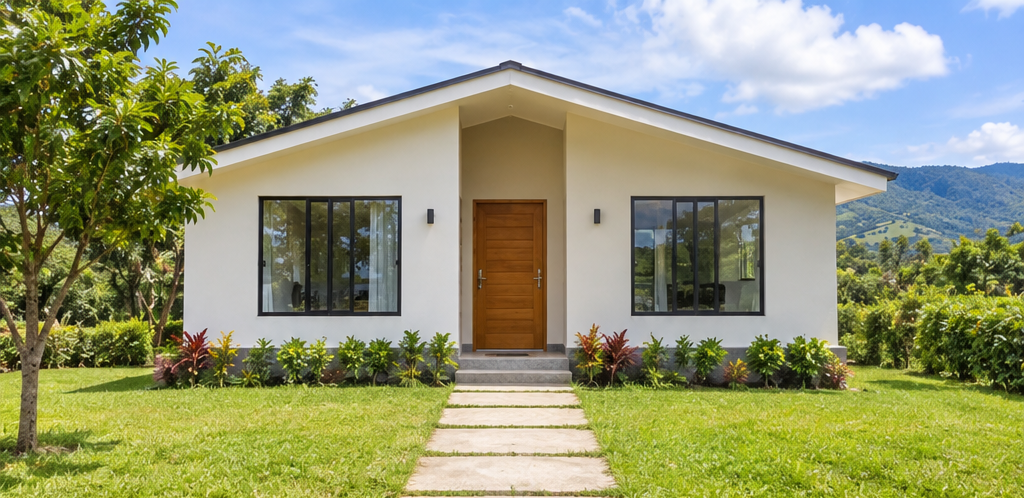
#> input picture ViModV4/Backend/imagenes vimod/Casas/Collage de tres casas modernas (1).png, 1024 x 498 px; its folder holds only this picture in this run
$ python preparar-imagenes.py
#> lines starting #> are read from the running program, lines starting #| are printed output that depends on the picture; after the words box and inside, x2 and y2 are one past the last pixel; in counts of white or black regions, pixels touching at a corner belong together
#!/usr/bin/env python3
"""Prepare local project and terrain card images from the original image sheets."""

from __future__ import annotations

import argparse
import hashlib
import io
import re
import sys
import unicodedata
from dataclasses import dataclass
from pathlib import Path
from typing import Iterable

from PIL import Image, ImageChops, ImageDraw, ImageOps, ImageStat


ROOT = Path(__file__).resolve().parents[2]
SOURCE_ROOT = ROOT / "Backend" / "imagenes vimod"
MAX_BYTES = 150 * 1024
TARGET_SIZE = (900, 300)
NEAR_WHITE = 245
WHITE_ROW_RATIO = 0.98
MIN_BAND_HEIGHT = 3
DUPLICATE_MEAN_DIFFERENCE = 1.5
RESAMPLING = Image.Resampling.LANCZOS


@dataclass
class Scene:
    source: Path
    scene_number: int
    normalized: Image.Image
    duplicate_of: str | None = None
    output_name: str | None = None
    status: str = "válida"


def image_files(folder: Path) -> list[Path]:
    supported = {".png", ".jpg", ".jpeg", ".webp"}
    return sorted(
        (path for path in folder.iterdir()
         if path.is_file() and path.suffix.lower() in supported),
        key=lambda path: (path.stat().st_mtime_ns, path.name.casefold()),
    )


def detect_white_bands(image: Image.Image) -> list[tuple[int, int]]:
    rgb = image.convert("RGB")
    red, green, blue = rgb.split()
    darkest_channel = ImageChops.darker(ImageChops.darker(red, green), blue)
    white_mask = darkest_channel.point(
        [0 if value < NEAR_WHITE else 255 for value in range(256)]
    )
    width, height = image.size
    white_rows = []
    for y in range(height):
        white_pixels = white_mask.crop((0, y, width, y + 1)).histogram()[255]
        white_rows.append(white_pixels / width > WHITE_ROW_RATIO)

    bands: list[tuple[int, int]] = []
    start: int | None = None
    for y, is_white in enumerate(white_rows + [False]):
        if is_white and start is None:
            start = y
        elif not is_white and start is not None:
            if y - start >= MIN_BAND_HEIGHT:
                bands.append((start, y))
            start = None
    return bands


def classify_image(image: Image.Image, bands: list[tuple[int, int]]) -> str:
    width, height = image.size
    if len(bands) >= 2:
        return "hoja de 3 escenas"
    if height > 1.8 * width:
        return "hoja de 3 escenas (tercios)"
    return "imagen única"


def scene_crops(image: Image.Image, bands: list[tuple[int, int]]) -> list[Image.Image]:
    width, height = image.size
    if len(bands) >= 2:
        separators = sorted(
            sorted(bands, key=lambda band: band[1] - band[0], reverse=True)[:2]
        )
        ranges = [
            (0, separators[0][0]),
            (separators[0][1], separators[1][0]),
            (separators[1][1], height),
        ]
        padding = 6
        return [
            image.crop((
                0,
                top + (padding if top > 0 else 0),
                width,
                bottom - (padding if bottom < height else 0),
            ))
            for top, bottom in ranges
        ]

    if height > 1.8 * width:
        first_cut = round(height / 3)
        second_cut = round(2 * height / 3)
        ranges = [(0, first_cut), (first_cut, second_cut), (second_cut, height)]
        padding = 10
        return [
            image.crop((
                0,
                top + (padding if top > 0 else 0),
                width,
                bottom - (padding if bottom < height else 0),
            ))
            for top, bottom in ranges
        ]
    return [image.copy()]


def crop_to_card_ratio(image: Image.Image) -> Image.Image:
    width, height = image.size
    if width <= 0 or height <= 0:
        raise ValueError("La escena tiene dimensiones vacías.")
    if width / height < 3:
        crop_height = max(1, round(width / 3))
        top = max(0, (height - crop_height) // 2)
        box = (0, top, width, min(height, top + crop_height))
    else:
        crop_width = max(1, round(height * 3))
        left = max(0, (width - crop_width) // 2)
        box = (left, 0, min(width, left + crop_width), height)
    return image.crop(box).resize(TARGET_SIZE, RESAMPLING)


def encoded_jpeg(image: Image.Image) -> bytes:
    for quality in range(82, 59, -1):
        buffer = io.BytesIO()
        image.convert("RGB").save(
            buffer, format="JPEG", quality=quality, optimize=True, progressive=True
        )
        data = buffer.getvalue()
        if len(data) <= MAX_BYTES:
            return data
    raise ValueError("La escena supera 150 KB incluso con calidad 60.")


def scene_signature(image: Image.Image) -> tuple[str, Image.Image]:
    thumbnail = image.convert("L").resize((96, 32), RESAMPLING)
    signature = hashlib.sha256(thumbnail.tobytes()).hexdigest()
    return signature, thumbnail


def is_duplicate(
    thumbnail: Image.Image,
    signature: str,
    previous: list[tuple[str, Image.Image, Scene]],
) -> Scene | None:
    for previous_signature, previous_thumbnail, previous_scene in previous:
        if signature == previous_signature:
            return previous_scene
        difference = ImageChops.difference(thumbnail, previous_thumbnail)
        if ImageStat.Stat(difference).mean[0] <= DUPLICATE_MEAN_DIFFERENCE:
            return previous_scene
    return None


def inventory(folder: Path) -> list[tuple[Path, int, int, str, str, list[tuple[int, int]]]]:
    result = []
    for path in image_files(folder):
        with Image.open(path) as image:
            width, height = image.size
            image_format = image.format or path.suffix.lstrip(".").upper()
            bands = detect_white_bands(image)
            result.append(
                (path, width, height, image_format, classify_image(image, bands), bands)
            )
    return result


def print_inventory(title: str, items: Iterable[tuple[Path, int, int, str, str, list[tuple[int, int]]]]) -> None:
    print(f"\nInventario: {title}")
    print("Archivo | Ancho x alto | Tipo | Franjas detectadas")
    for path, width, height, image_format, kind, bands in items:
        band_label = ", ".join(f"{start}-{end - 1}" for start, end in bands) or "ninguna"
        print(
            f"{path.name} ({image_format}) | {width} x {height} | "
            f"{kind} | {band_label}"
        )


def make_contact_sheet(scenes: list[Scene], destination: Path) -> None:
    columns = 3
    cell_width = 380
    image_width = 360
    image_height = 120
    label_height = 38
    margin = 10
    rows = max(1, (len(scenes) + columns - 1) // columns)
    sheet = Image.new(
        "RGB",
        (columns * cell_width, rows * (image_height + label_height + margin) + margin),
        "#f2f2f2",
    )
    draw = ImageDraw.Draw(sheet)
    for index, scene in enumerate(scenes, start=1):
        column = (index - 1) % columns
        row = (index - 1) // columns
        x = column * cell_width + margin
        y = row * (image_height + label_height + margin) + margin
        sheet.paste(
            scene.normalized.resize((image_width, image_height), RESAMPLING), (x, y)
        )
        source_label = unicodedata.normalize("NFKD", scene.source.name)
        source_label = source_label.encode("ascii", "ignore").decode("ascii")
        label = f"{index:02d}. {source_label} - escena {scene.scene_number}"
        if len(label) > 54:
            label = label[:51] + "..."
        draw.text((x, y + image_height + 4), label, fill="#111111")
    destination.parent.mkdir(parents=True, exist_ok=True)
    sheet.save(destination, format="PNG", optimize=True)


def process_category(
    category: str,
    source_folder: Path,
    output_folder: Path,
    prefix: str,
    maximum: int,
    contact_path: Path,
) -> None:
    all_scenes: list[Scene] = []
    for source in image_files(source_folder):
        with Image.open(source) as source_image:
            image = ImageOps.exif_transpose(source_image).convert("RGB")
            bands = detect_white_bands(image)
            for scene_number, crop in enumerate(scene_crops(image, bands), start=1):
                normalized = crop_to_card_ratio(crop)
                all_scenes.append(Scene(source, scene_number, normalized))

    unique_scenes: list[tuple[str, Image.Image, Scene]] = []
    output_scenes: list[Scene] = []
    for scene in all_scenes:
        signature, thumbnail = scene_signature(scene.normalized)
        duplicate = is_duplicate(thumbnail, signature, unique_scenes)
        if duplicate:
            scene.duplicate_of = duplicate.source.name + f" (escena {duplicate.scene_number})"
            scene.status = "duplicada"
            continue
        unique_scenes.append((signature, thumbnail, scene))
        if len(output_scenes) >= maximum:
            scene.status = f"sobrante (límite {maximum})"
            continue
        scene.output_name = f"{prefix}-{len(output_scenes) + 1}.jpg"
        output_scenes.append(scene)

    output_folder.mkdir(parents=True, exist_ok=True)
    for stale_output in output_folder.iterdir():
        if stale_output.is_file() and re.fullmatch(
            rf"{re.escape(prefix)}-\d+\.jpg", stale_output.name, re.IGNORECASE
        ):
            stale_output.unlink()

    for scene in output_scenes:
        data = encoded_jpeg(scene.normalized)
        (output_folder / scene.output_name).write_bytes(data)

    make_contact_sheet(all_scenes, contact_path)
    print(f"\n{category}: origen | escena | resultado")
    for scene in all_scenes:
        if scene.output_name:
            result = scene.output_name
        elif scene.duplicate_of:
            result = f"descartada: duplicada de {scene.duplicate_of}"
        else:
            result = scene.status
        print(f"{scene.source.name} | {scene.scene_number} | {result}")
    print(f"Hoja de contacto: {contact_path.relative_to(ROOT)}")


def main() -> int:
    parser = argparse.ArgumentParser(description=__doc__)
    parser.add_argument(
        "--inventory-only",
        action="store_true",
        help="Muestra medidas y clasificación sin crear o reemplazar salidas.",
    )
    options = parser.parse_args()
    categories = [
        (
            "casas",
            SOURCE_ROOT / "Casas",
            ROOT / "assets" / "img" / "proyectos",
            "casa",
            15,
            SOURCE_ROOT / "revision-casas.png",
        ),
        (
            "terrenos",
            SOURCE_ROOT / "terrenos",
            ROOT / "assets" / "img" / "terrenos",
            "terreno",
            12,
            SOURCE_ROOT / "revision-terrenos.png",
        ),
    ]

    for category, source_folder, *_ in categories:
        if not source_folder.is_dir():
            raise FileNotFoundError(f"No existe la carpeta de origen: {source_folder}")
        items = inventory(source_folder)
#> in inventory, image is the input picture: PIL image 1024x498 RGBA; mean R, G, B, A 146.5, 151.6, 117.5, 255
#> in detect_white_bands, `red, green, blue = rgb.split()`:
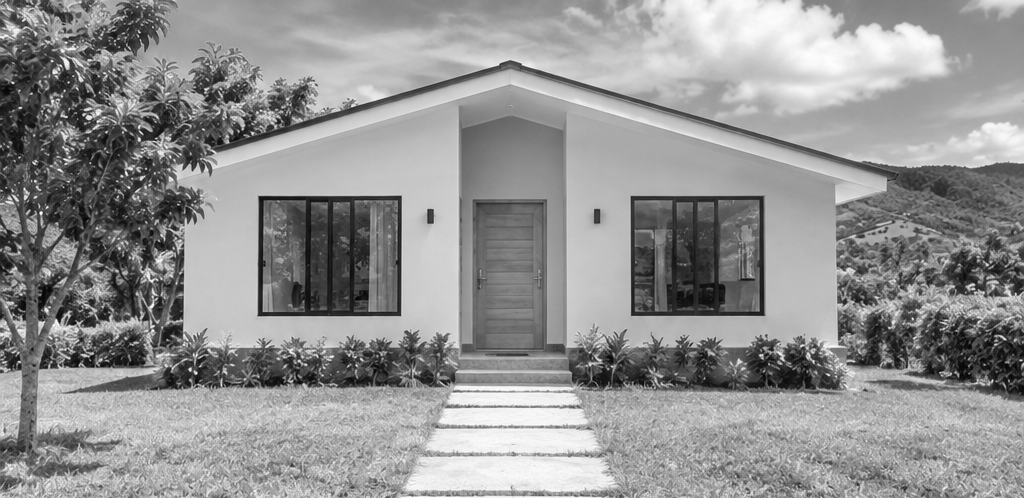
#> red: PIL image 1024x498 L; min 3, max 255, mean 146.5
#> in detect_white_bands, `red, green, blue = rgb.split()`:
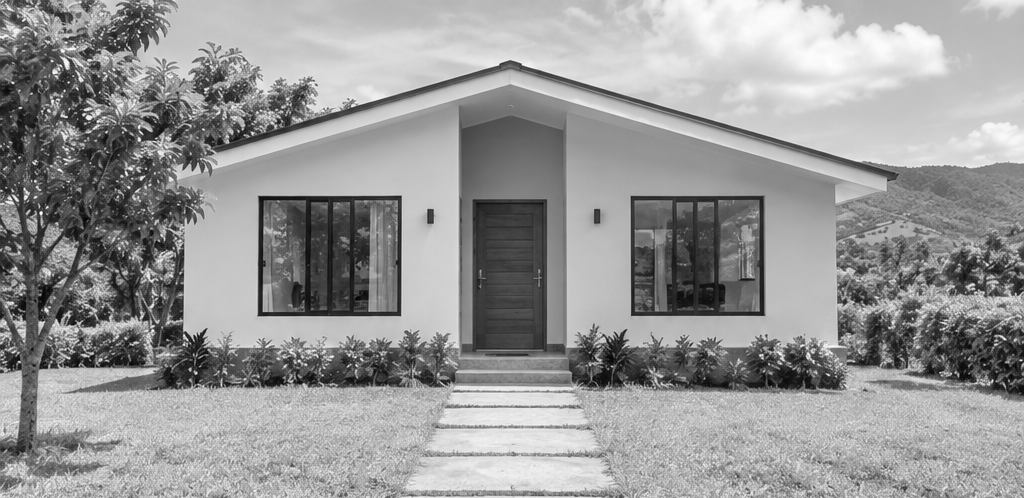
#> green: PIL image 1024x498 L; min 2, max 255, mean 151.6
#> in detect_white_bands, `darkest_channel = ImageChops.darker(ImageChops.darker(red, green), blue)`:
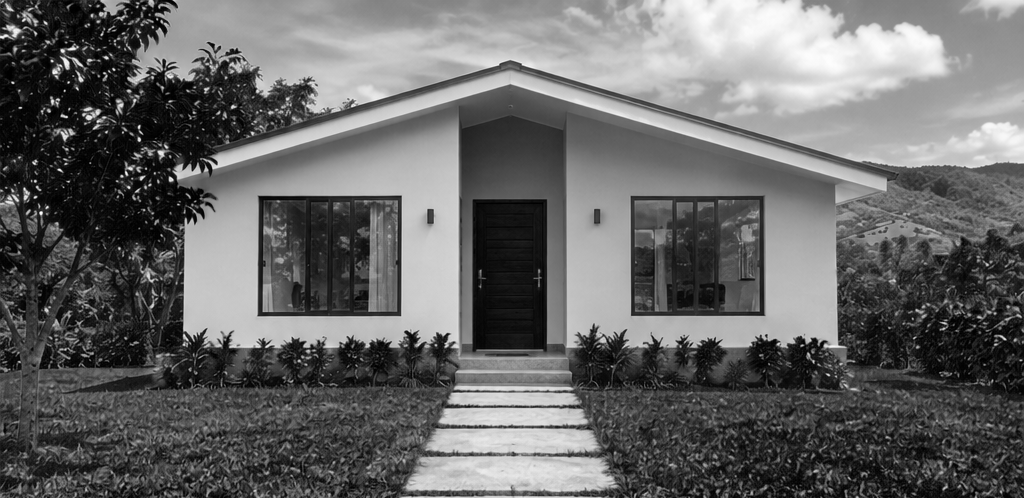
#> darkest_channel: PIL image 1024x498 L; min 0, max 255, mean 103.5
#> in detect_white_bands, `white_mask = darkest_channel.point( [0 if value < NEAR_WHITE else 255 ..`:
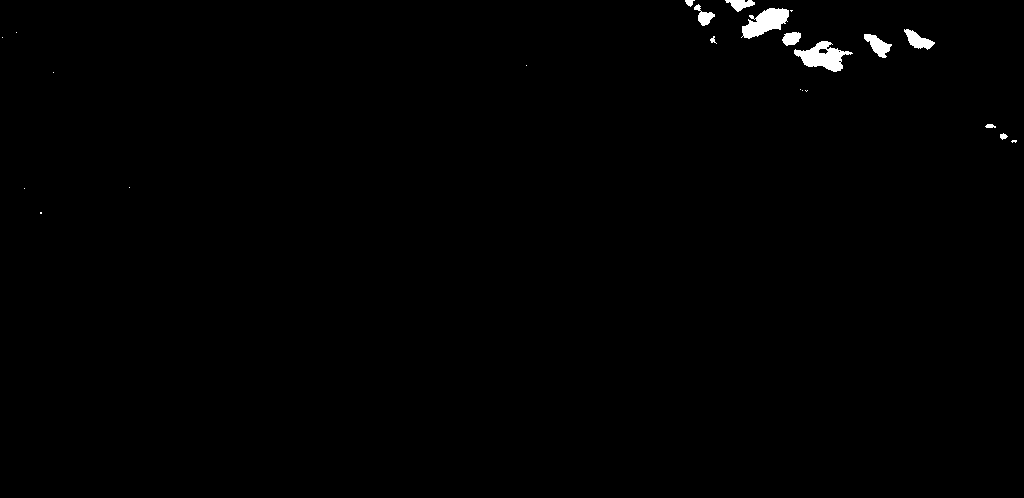
#> white_mask: PIL image 1024x498 L; 0.62% white; 23 white regions (12 under 20 px), largest, box (x1, y1, x2, y2) and area: (794, 41, 853, 72) 906, (741, 8, 789, 39) 851, (864, 34, 892, 58) 333
#> the loop in detect_white_bands, `for y in range(height):` made 498 passes
#> white_pixels on passes 1 to 3: 34, 33, 35
#> after the loop in detect_white_bands, `for y in range(height):`: white_rows = 498 items, first 6: False, False, False, False, False, False
#> after the loop in detect_white_bands, `for y, is_white in enumerate(white_rows + [False]):`: bands = []
#> items = 1 item
        print_inventory(category, items)
#> the loop in print_inventory, `for path, width, height, image_format, kind, bands in items:` made 1 pass
#> (width, height, image_format, kind, bands) on pass 1: (1024, 498, 'PNG', 'imagen única', [])
#| Collage de tres casas modernas (1).png (PNG) | 1024 x 498 | imagen única | ninguna
#> pass 2 of the loop in main, `for category, source_folder, *_ in categories:`:
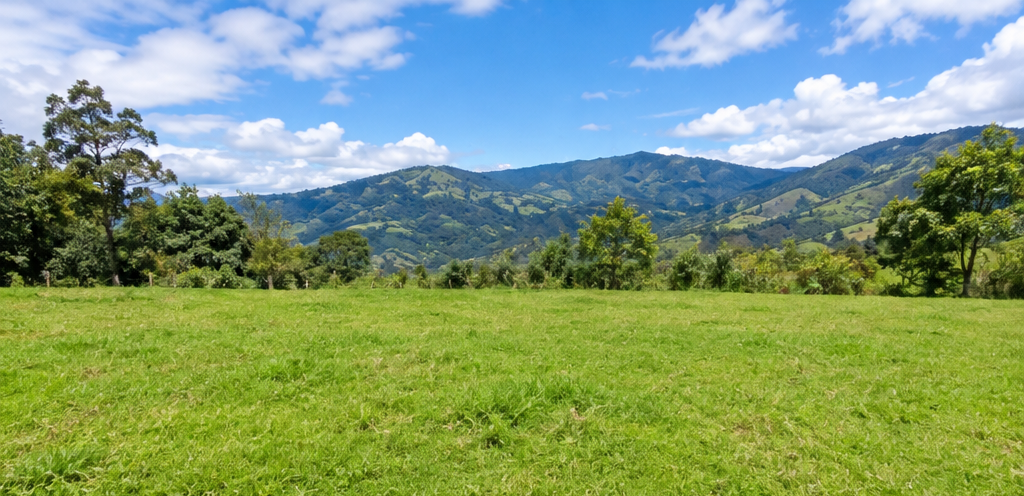
#> input picture ViModV4/Backend/imagenes vimod/terrenos/6f972eac-56bc-4030-8343-400ef113096d.png, 1024 x 496 px
#> in inventory, image is the input picture: PIL image 1024x496 RGBA; mean R, G, B, A 129.4, 156.1, 119.1, 255
#> rgb: PIL image 1024x496 RGB
#> red: PIL image 1024x496 L
#> green: PIL image 1024x496 L
#> blue: PIL image 1024x496 L
#> darkest_channel: PIL image 1024x496 L
#> in detect_white_bands (call 2), `white_mask = darkest_channel.point( [0 if value < NEAR_WHITE else 255 ..`:
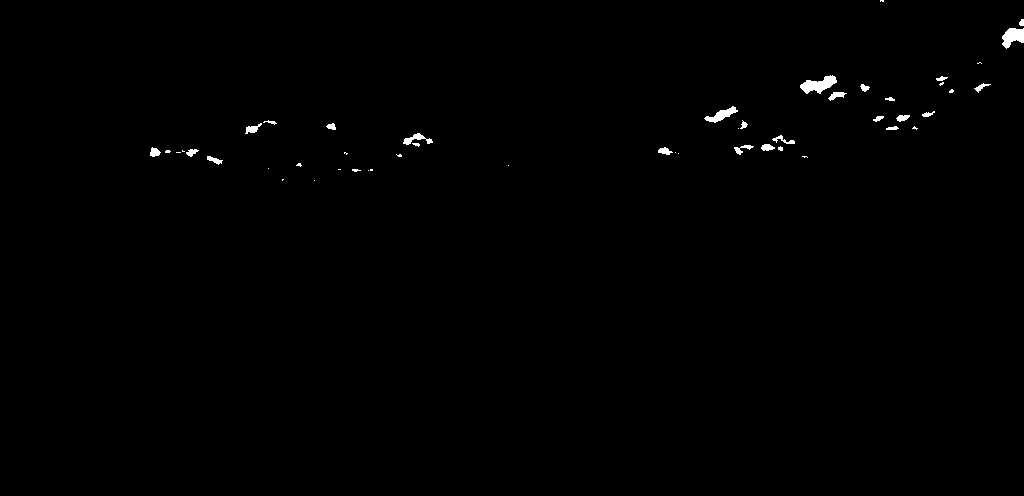
#> white_mask: PIL image 1024x496 L; 0.47% white; 50 white regions (24 under 20 px), largest, box (x1, y1, x2, y2) and area: (800, 75, 837, 94) 377, (1002, 28, 1024, 49) 305, (704, 106, 738, 123) 229
#> the loop in detect_white_bands (call 2), `for y in range(height):` made 496 passes
#> white_pixels on passes 1 to 3: 4, 3, 0
#> after the loop in detect_white_bands (call 2), `for y in range(height):`: white_rows = 496 items, first 6: False, False, False, False, False, False
#> the loop in print_inventory (call 2), `for path, width, height, image_format, kind, bands in items:` made 1 pass
#> (width, height, image_format, kind, bands) on pass 1: (1024, 496, 'PNG', 'imagen única', [])
#> (printed output is left out)

    if options.inventory_only:
        return 0

    for category, source_folder, output_folder, prefix, maximum, contact_path in categories:
        process_category(
            category, source_folder, output_folder, prefix, maximum, contact_path
        )
#> in process_category, `bands = detect_white_bands(image)`: bands = []
#> in scene_crops, `width, height = image.size`: width = 1024; height = 498
#> the loop in process_category, `for scene_number, crop in enumerate(scene_crops(image, bands), start=1):` made 1 pass
#> (scene_number, width in crop_to_card_ratio, height in crop_to_card_ratio, crop_height in crop_to_card_ratio, top in crop_to_card_ratio, box in crop_to_card_ratio) on pass 1: (1, 1024, 498, 341, 78, (0, 78, 1024, 419))
#> pass 1, in process_category, `normalized = crop_to_card_ratio(crop)`:
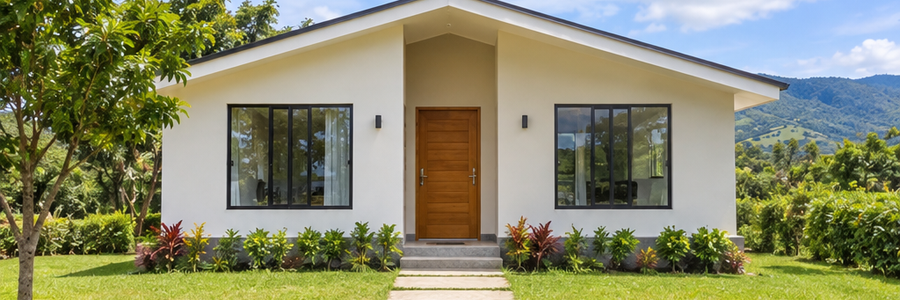
#> normalized: PIL image 900x300 RGB; mean R, G, B 134.6, 135.7, 104.3
#> after the loop in process_category, `for scene_number, crop in enumerate(scene_crops(image, bands), start=1):`: all_scenes = 1 item
#> the loop in process_category, `for scene in all_scenes:` made 1 pass
#> scene.output_name on pass 1: 'casa-1.jpg'
#> pass 1, in scene_signature, `thumbnail = image.convert("L").resize((96, 32), RESAMPLING)`:
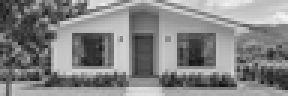
#> thumbnail: PIL image 96x32 L (shown 3 times larger); min 19, max 246, mean 131.8
#> the loop in process_category, `for scene in output_scenes:` made 1 pass
#> in make_contact_sheet, `rows = max(1, (len(scenes) + columns - 1) // columns)`: rows = 1
#> in make_contact_sheet, `sheet = Image.new( "RGB", (columns * cell_width, rows * (image_height ..`: sheet: PIL image 1140x178 RGB; every value is 242
#> the loop in make_contact_sheet, `for index, scene in enumerate(scenes, start=1):` made 1 pass
#> (index, column, row, x, y, source_label) on pass 1: (1, 0, 0, 10, 10, 'Collage de tres casas modernas (1).png')
#> after the loop in make_contact_sheet, `for index, scene in enumerate(scenes, start=1):`:
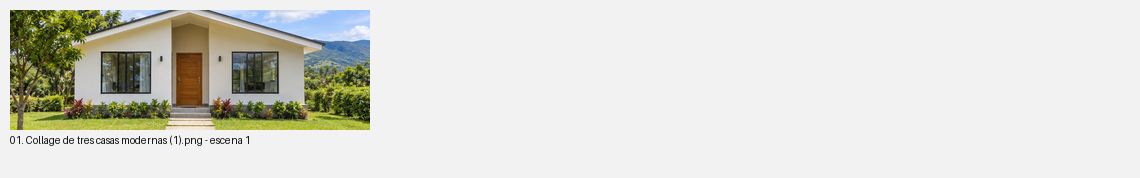
#> sheet: PIL image 1140x178 RGB; mean R, G, B 218.6, 218.8, 212.1
#> the loop in process_category, `for scene in all_scenes:` made 1 pass
#| Collage de tres casas modernas (1).png | 1 | casa-1.jpg
#> pass 2 of the loop in main, `for category, source_folder, output_folder, prefix, maximum, contact_p..`:
#> the loop in process_category (call 2), `for scene_number, crop in enumerate(scene_crops(image, bands), start=1):` made 1 pass
#> (scene_number, width in crop_to_card_ratio, height in crop_to_card_ratio, crop_height in crop_to_card_ratio, top in crop_to_card_ratio, box in crop_to_card_ratio) on pass 1: (1, 1024, 496, 341, 77, (0, 77, 1024, 418))
#> the loop in process_category (call 2), `for scene in all_scenes:` made 1 pass
#> the loop in process_category (call 2), `for scene in output_scenes:` made 1 pass
#> the loop in make_contact_sheet (call 2), `for index, scene in enumerate(scenes, start=1):` made 1 pass
#> (index, column, row, x, y, source_label) on pass 1: (1, 0, 0, 10, 10, '6f972eac-56bc-4030-8343-400ef113096d.png')
#> after the loop in make_contact_sheet (call 2), `for index, scene in enumerate(scenes, start=1):`:
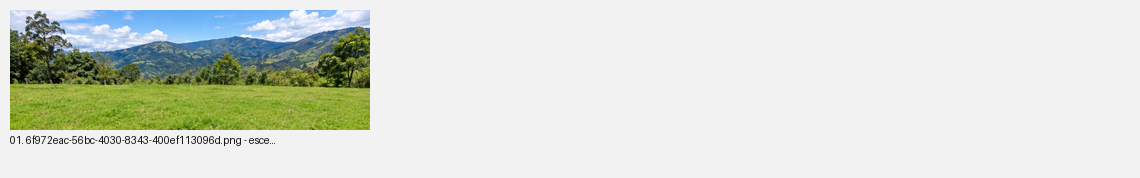
#> sheet: PIL image 1140x178 RGB; mean R, G, B 216.4, 221.5, 213
#> the loop in process_category (call 2), `for scene in all_scenes:` made 1 pass
#> (printed output is left out)
    return 0


if __name__ == "__main__":
    try:
        raise SystemExit(main())
#> (the program exits here)
